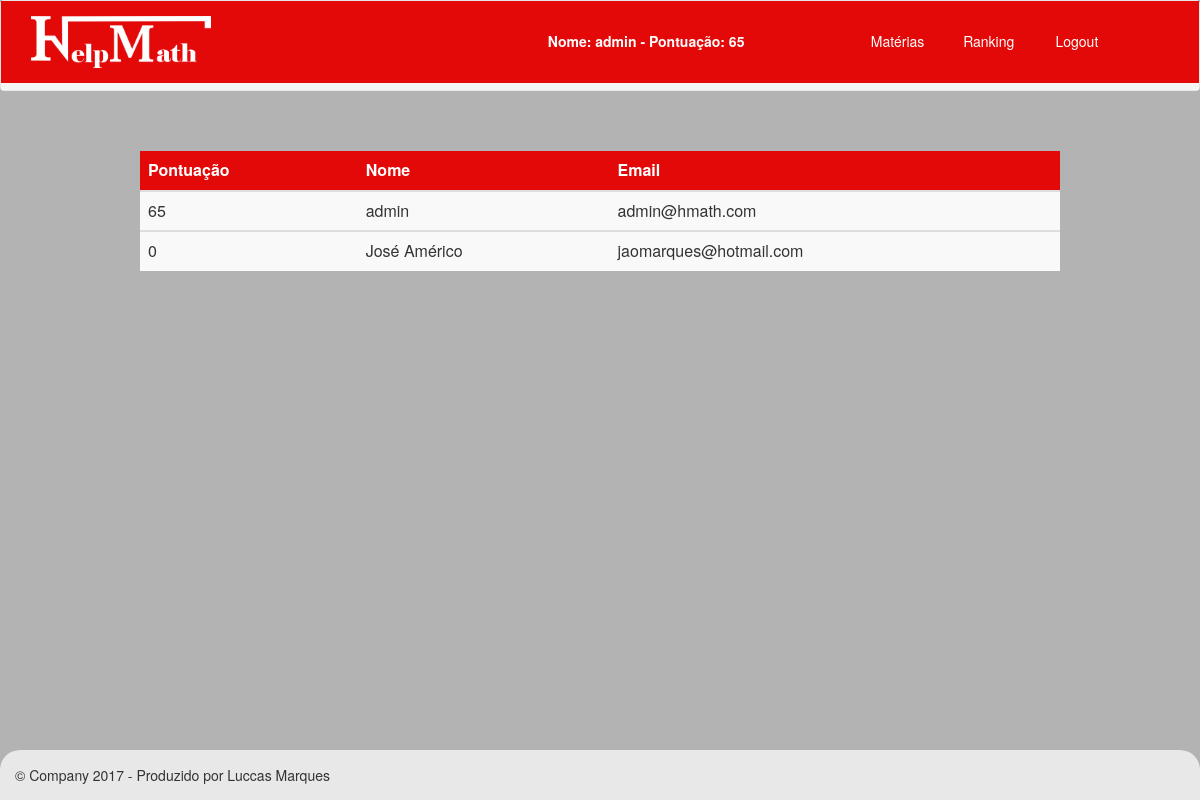
Page /ranking.php (signed in) on the committed database.
### tables this page shows
CREATE TABLE `usuarios` (
  `id` int(11) NOT NULL,
  `email` varchar(250) NOT NULL,
  `password` varchar(300) NOT NULL,
  `nome` varchar(250) NOT NULL,
  `exp` int(11) NOT NULL,
  `status` char(1) NOT NULL,
  `nivel` varchar(500) NOT NULL
);

### ranking.php (the view, shortened to what this page needs)
<?php
include("header.php");
include "config/config.php";
$sql = "SELECT * FROM usuarios ORDER BY exp DESC";
$resultado = $conecta->query($sql);
?>
<!DOCTYPE html>
<html lang="en">
  <head>
    <link href="lib/css/bootstrap.css" rel="stylesheet">
    <link href="lib/css/rowcss.css" rel="stylesheet">
  </head>
  <body class="fundogeral" >
    <div class="container">
     <br>
<br>
             <div class="col-md-10 col-md-offset-1">
             <div class="table-responsive">
                 <table class="table table-striped ">
                 <thead>
                 <tr class="bg-info">
                 <th class="entrar">Pontuação</th>
                     <th class="entrar"> Nome</th>
                     <th class="entrar">Email</th>
                     </tr>
                 </thead>
<?php
 while($registro = $resultado->fetch_assoc()){
?>
                 <tbody>
                     <tr>
                     <td ><?php echo $registro['exp']; ?></td>
                     <td ><?php echo $registro['nome']; ?></td>
                     <td ><?php echo $registro['email']; ?></td>
                     </tr>
                 </tbody>
    <?php
        }
    ?>
                 </table>
                 </div>
</div>
      <footer class="footer fundofooter fixed-bottom">
        <p>&copy; Company 2017 - Produzido por Luccas Marques</p>
      </footer>
    </div>
  </body>
</html>

### rows in the picture
usuarios: exp "65", nome "admin", email "admin@hmath.com"
usuarios: exp "0", nome "José Américo", email "jaomarques@hotmail.com"

### other values in the picture
$nomeUsuario "admin"
$expUsuario "65"
